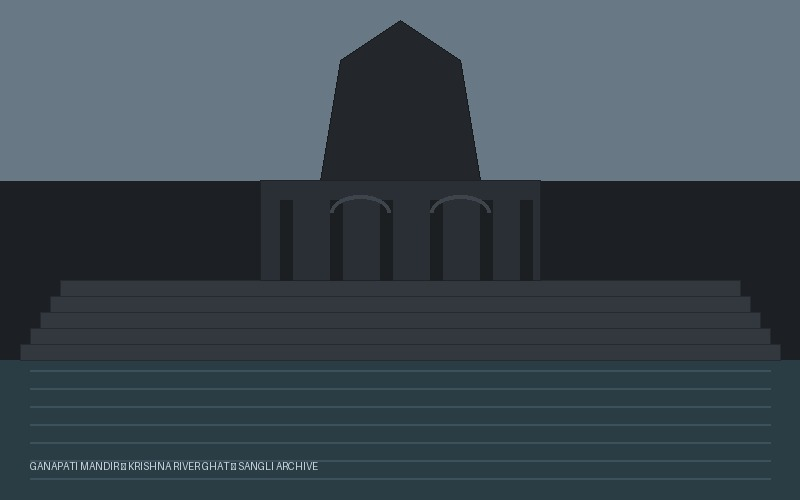
#> input picture backend/data/uploads/1c9bdf46-49cb-4ded-abbe-50b670359bd7.jpg, 800 x 500 px
$ python -i metadata_extractor.py   (imports and definitions only)
#> lines starting #> are read from the running program, lines starting #| are printed output that depends on the picture
import os
import hashlib
from pathlib import Path
from PIL import Image, ExifTags
import numpy as np

def extract_image_metadata(file_path: str) -> dict:
    """
    Stage A Deep Image & Metadata Forensics:
    Extracts format, dimensions, SHA-256 hash, EXIF metadata, GPS coordinates,
    and authenticity indicators.
    Clearly distinguishes routine missing metadata from evidence of manipulation.
    """
    path = Path(file_path)
    file_size = path.stat().st_size

    # Calculate SHA-256
    hasher = hashlib.sha256()
    with open(file_path, "rb") as f:
        while chunk := f.read(8192):
            hasher.update(chunk)
    sha256_hash = hasher.hexdigest()

    with Image.open(file_path) as img:
#> img is the input picture: PIL image 800x500 RGB; mean R, G, B 60.8, 72.7, 81
        width, height = img.size
#> width = 800; height = 500
        format_name = img.format or path.suffix.replace(".", "").upper()
#> format_name = 'JPEG'
        mode = img.mode
#> mode = 'RGB'

        # Perceptual hash calculation (difference hash dHash)
        p_hash = compute_dhash(img)

        # Color distribution summary
        color_summary = get_color_summary(img)

        # EXIF extraction
        exif_raw = img.getexif()
        exif_data = {}
        gps_data = {"has_gps": False}
        software_markers = []

        if exif_raw:
            for tag_id, value in exif_raw.items():
                tag_name = ExifTags.TAGS.get(tag_id, str(tag_id))

                # Filter out raw byte arrays or non-serializable objects
                if isinstance(value, (bytes, bytearray)):
                    continue

                if tag_name in ["Make", "Model", "Software", "DateTime", "DateTimeOriginal", "Artist", "Copyright", "LensModel", "UserComment", "ImageDescription"]:
                    exif_data[tag_name] = str(value).strip()
                    if tag_name == "Software":
                        software_markers.append(str(value).strip())

            # Check for GPS Info IFD
            try:
                gps_ifd = exif_raw.get_ifd(ExifTags.IFD.GPSInfo)
                if gps_ifd:
                    gps_parsed = parse_gps_info(gps_ifd)
                    if gps_parsed:
                        gps_data = gps_parsed
            except Exception:
                pass

        # Check for AI generation markers or editing markers in metadata/info
        authenticity_signals = analyze_authenticity_signals(img, exif_data, software_markers)

    return {
        "file_type": format_name,
        "file_size_bytes": file_size,
        "dimensions": f"{width}x{height}",
        "color_mode": mode,
        "sha256_hash": sha256_hash,
        "exif_data": exif_data,
        "gps_data": gps_data,
        "perceptual_hash": p_hash,
        "color_histogram_summary": color_summary,
        "authenticity_signals": authenticity_signals,
        "limitations": "Absence of EXIF metadata is standard across messaging and social platforms (WhatsApp, X, Instagram) and does not indicate image tampering."
    }

def compute_dhash(image: Image.Image, hash_size: int = 8) -> str:
    """Computes difference hash (dHash) for fast visual similarity comparison."""
#> called with hash_size = 8
    try:
        resized = image.convert("L").resize((hash_size + 1, hash_size), Image.Resampling.LANCZOS)
        pixels = list(resized.getdata())
#> pixels = 72 values, max 124 at index 11, min 28 at index 13, mean 70.21

        diff = []
        for row in range(hash_size):
            for col in range(hash_size):
                left = pixels[row * (hash_size + 1) + col]
                right = pixels[row * (hash_size + 1) + col + 1]
                diff.append(1 if left > right else 0)
#> after the loop, diff = 64 values, max 1 at index 2, min 0 at index 0, mean 0.359

        decimal_val = 0
        hex_str = []
        for index, value in enumerate(diff):
            if value:
                decimal_val += 2 ** (index % 4)
            if (index % 4) == 3:
                hex_str.append(hex(decimal_val)[2:])
                decimal_val = 0
#> this loop made 64 passes
#> value on passes 3, 4, 7, 8, 9, 11, 12, 15, 16, 19, 20, 23: 1, 1, 1, 0, 1, 1, 1, 1, 0, 1, 1, 1
#> after the loop, hex_str = ['c', '4', 'd', '4', 'c', '4', '1', '7', '0', 'b', '6', '8', '0', '0', 'c', '8']
#> in extract_image_metadata, `p_hash = compute_dhash(img)`: p_hash = 'c4d4c4170b6800c8'
        return "".join(hex_str)
    except Exception:
        return "0000000000000000"

def get_color_summary(image: Image.Image) -> str:
    """Generates dominant hue and tone distribution summary."""
    try:
        thumb = image.convert("RGB").resize((50, 50))
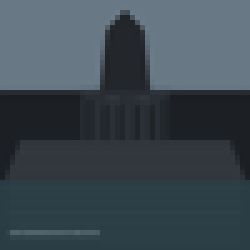
#> thumb: PIL image 50x50 RGB (shown 5 times larger); mean R, G, B 60.8, 72.7, 81
        arr = np.array(thumb)
        r_mean, g_mean, b_mean = np.mean(arr[:, :, 0]), np.mean(arr[:, :, 1]), np.mean(arr[:, :, 2])
#> r_mean = 60.81; g_mean = 72.68; b_mean = 81.01
#> in extract_image_metadata, `color_summary = get_color_summary(img)`: color_summary = 'Dominant RGB Balance: R:60 G:72 B:81'
        return f"Dominant RGB Balance: R:{int(r_mean)} G:{int(g_mean)} B:{int(b_mean)}"
    except Exception:
        return "Color profile unavailable"

def parse_gps_info(gps_ifd: dict) -> dict:
    """Parses GPS IFD into approximate coordinates with privacy notice."""
    try:
        def to_deg(values):
            d = float(values[0])
            m = float(values[1])
            s = float(values[2])
            return d + (m / 60.0) + (s / 3600.0)

        lat_ref = gps_ifd.get(1, 'N')
        lat_val = gps_ifd.get(2)
        lon_ref = gps_ifd.get(3, 'E')
        lon_val = gps_ifd.get(4)

        if lat_val and lon_val:
            lat = to_deg(lat_val)
            if lat_ref == 'S':
                lat = -lat
            lon = to_deg(lon_val)
            if lon_ref == 'W':
                lon = -lon

            return {
                "has_gps": True,
                "latitude": round(lat, 4),
                "longitude": round(lon, 4),
                "redacted_display": f"{round(lat, 2)}° {lat_ref}, {round(lon, 2)}° {lon_ref} (Approximate for privacy)",
                "note": "Extracted from embedded EXIF. May reflect file creation device rather than actual event location."
            }
    except Exception:
        pass
    return {"has_gps": False}

def analyze_authenticity_signals(image: Image.Image, exif_data: dict, software_markers: list) -> dict:
    """
    Evaluates image authenticity signals:
    - Distinguishes missing metadata from manipulation
    - Detects image editing software signatures (Photoshop, GIMP)
    - Detects generative AI synthesis indicators
    """
    signals = {
        "synthetic_indicator": "Low / Inconclusive",
        "has_editing_signatures": False,
        "editing_software_detected": None,
        "metadata_integrity": "Normal",
        "notes": []
    }

    # Check software tags
    for software in software_markers:
        lower_sw = software.lower()
        if any(tool in lower_sw for tool in ["photoshop", "gimp", "canva", "lightroom", "affinity"]):
            signals["has_editing_signatures"] = True
            signals["editing_software_detected"] = software
            signals["notes"].append(f"Image was saved or modified using {software}.")
        if any(ai_tool in lower_sw for ai_tool in ["midjourney", "stable diffusion", "dall-e", "comfyui", "flux", "novelai"]):
            signals["synthetic_indicator"] = "High (AI software metadata signature detected)"
            signals["notes"].append(f"Metadata directly references generative AI pipeline: {software}")

    # Check PNG chunks / JPEG info text
    for k, v in image.info.items():
        if isinstance(v, str):
            lower_v = v.lower()
            if any(term in lower_v for term in ["parameters", "steps:", "sampler:", "cfg scale:", "model:"]):
                signals["synthetic_indicator"] = "High (AI diffusion generation prompt parameters found in metadata)"
                signals["notes"].append("Embedded PNG chunk contains diffusion model generation parameters.")
#> this loop made 4 passes
#> after the loop, signals = 5 items

    # Error Level Analysis (ELA) and Compression Integrity Heuristic
    try:
        ela_diff = compute_ela_variance(image)
        if ela_diff > 28.0:
            signals["has_editing_signatures"] = True
            signals["notes"].append(f"High compression error-level variance ({round(ela_diff, 1)}): indicates potential multi-stage editing or composited elements.")
        signals["ela_score"] = round(ela_diff, 2)
    except Exception:
        signals["ela_score"] = 0.0

    # Contextual note about missing EXIF
    if not exif_data:
        signals["metadata_integrity"] = "Stripped / Absent"
        signals["notes"].append("No camera EXIF metadata found. This is standard behavior across social messaging networks (WhatsApp, X, Instagram) and does not imply visual manipulation.")

    signals["limitations_notice"] = (
        "Forensic limitations: Absence of metadata does not establish falsity. "
        "Metadata timestamps reflect device clocks, which can be modified. "
        "AI detection heuristics are probabilistic indicators and must never be treated as definitive legal proof."
    )

    return signals

def compute_ela_variance(img: Image.Image) -> float:
    """Computes Error Level Analysis (ELA) compression discrepancy metric."""
    import io
    buffer = io.BytesIO()
    rgb = img.convert("RGB")
    rgb.save(buffer, "JPEG", quality=90)
    buffer.seek(0)
    resaved = Image.open(buffer)

    arr_orig = np.array(rgb, dtype=float)
    arr_resaved = np.array(resaved, dtype=float)
    diff = np.abs(arr_orig - arr_resaved)
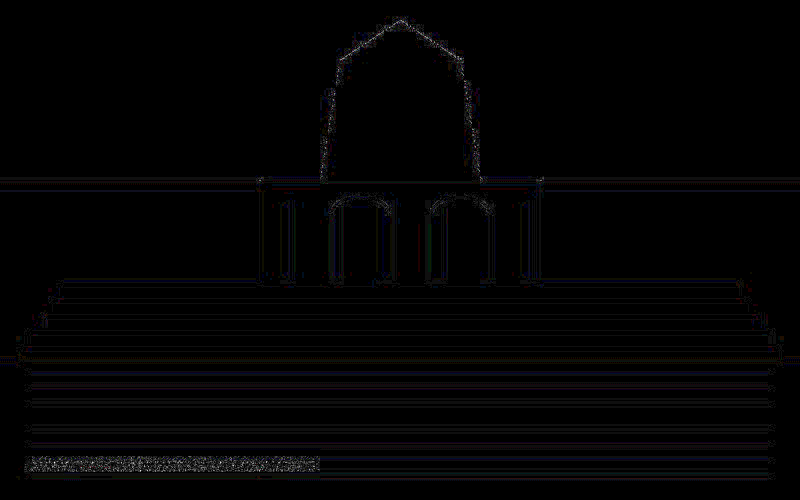
#> diff: shape (500, 800, 3) float64; mean R, G, B 0.196, 0.179, 0.207; drawn with min black and max white

    # Calculate variance across 16x16 grid blocks
    h, w, _ = diff.shape
#> h = 500; w = 800
    bh, bw = max(16, h // 8), max(16, w // 8)
#> bh = 62; bw = 100
    block_means = []
    for y in range(0, h - bh + 1, bh):
        for x in range(0, w - bw + 1, bw):
            block = diff[y:y+bh, x:x+bw]
            block_means.append(np.mean(block))
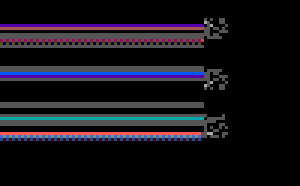
#> block: shape (62, 100, 3) float64 (shown 3 times larger); mean R, G, B 0.251, 0.224, 0.306; drawn with min black and max white
#> after the loop, block_means = 64 values, max 0.883 at index 57, min 0 at index 0, mean 0.196

    if block_means:
        return float(np.std(block_means))
    return 0.0

>>> result = extract_image_metadata('../../../data/uploads/1c9bdf46-49cb-4ded-abbe-50b670359bd7.jpg')
#> in analyze_authenticity_signals, `ela_diff = compute_ela_variance(image)`: ela_diff = 0.186
#> in extract_image_metadata, `authenticity_signals = analyze_authenticity_signals(img, exif_data, so..`: authenticity_signals = 7 items
#> result = 11 items
